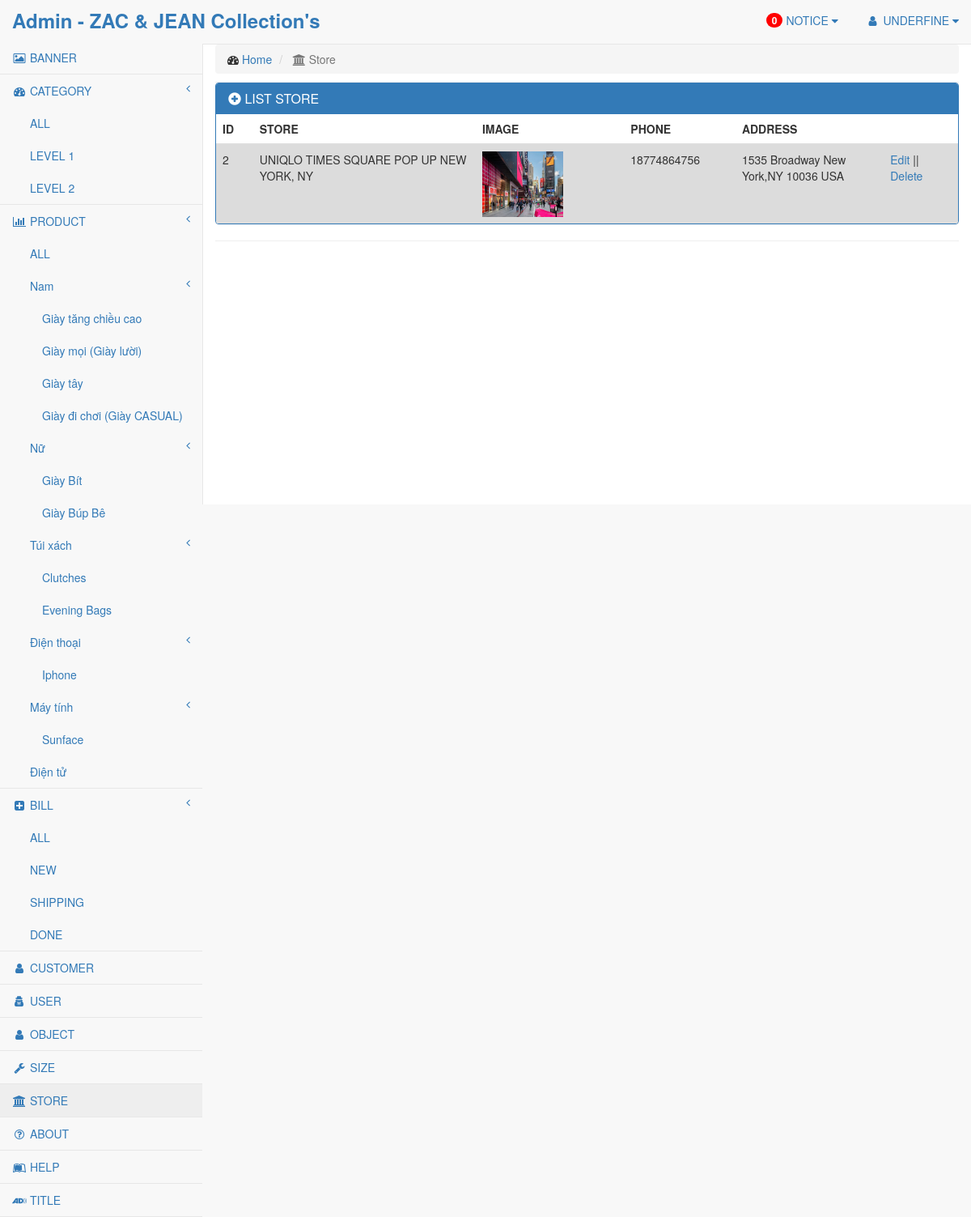
The app's page /admin/index.php?page=store with its own data.
### tables this page shows
CREATE TABLE `category` (
  `id_category` int(11) NOT NULL,
  `category` varchar(120) NOT NULL,
  `category_english` varchar(120) DEFAULT NULL,
  `image` varchar(120) NOT NULL,
  `is_display` int(11) NOT NULL,
  `level` int(11) NOT NULL
);

CREATE TABLE `store` (
  `id_store` int(11) NOT NULL,
  `store` varchar(120) NOT NULL,
  `image` text NOT NULL,
  `phone` varchar(20) NOT NULL,
  `address` text NOT NULL,
  `address_english` text,
  `time` text
);

### admin/index.php (the view, shortened to what the rows shown need)
<?php
include_once("../server/connect.php");
include_once("../server/common.php");
if (isset($_GET['page'])) {
    $page = $_GET['page'];
}
?>
<!DOCTYPE html>
<html lang="en">
    <head>
        <link href="https://maxcdn.bootstrapcdn.com/bootstrap/3.3.7/css/bootstrap.min.css" rel="stylesheet">
        <link href="https://gitcdn.github.io/bootstrap-toggle/2.2.2/css/bootstrap-toggle.min.css" rel="stylesheet">
        <link href="https://cdnjs.cloudflare.com/ajax/libs/metisMenu/2.7.0/metisMenu.min.css" rel="stylesheet">
        <link rel="stylesheet" href="assets/css/style-page-admin.css">
        <link href="https://maxcdn.bootstrapcdn.com/font-awesome/4.7.0/css/font-awesome.min.css" rel="stylesheet">
    </head>
    <body>
            <div id="wrapper">
                <nav class="navbar navbar-default navbar-static-top" role="navigation" style="margin-bottom: 0">
                    <div class="navbar-default sidebar" role="navigation">
                        <div class="sidebar-nav navbar-collapse">
                            <ul class="nav" id="side-menu">
                                <li>
                                    <ul class="nav nav-second-level">
                                        <?php
                                        $data = selectData("category", "level = 0", "*");
                                        for ($i = 0; $i < count($data); $i++) {
                                            $data_sub = selectData("category", "level = '" . $data[$i][0] . "'", "*");
                                            ?>
                                            <li>
                                                <a href="#"><span <?php echo count($data_sub) > 0 ? 'class="fa arrow"' : ''; ?>></span><?php echo $data[$i][1]; ?></a>
                                                <ul class="nav nav-third-level">
                                                    <?php
                                                    for ($j = 0; $j < count($data_sub); $j++) {
                                                        ?>
                                                        <li>
                                                            <a href="?page=product&category=<?php echo $data_sub[$j][0]; ?>"><?php echo $data_sub[$j][1]; ?></a>
                                                        </li>
                                                        <?php
                                                    }
                                                    ?>
                                                </ul>
                                            </li>
                                            <?php
                                        }
                                        ?>
                                    </ul>
                                </li>
                            </ul>
                        </div>
                    </div>
                </nav>
                <div id="page-wrapper">
                    <?php
                    $array_page = array('category', 'product', 'user', 'customer', 'home', 'bill', 'object', 'size', 'banner', 'store', 'about', 'help', 'title', 'sql');
                    if (in_array($page, $array_page)) {
                        include("page/$page.php");
                    }
                    ?>
                </div>
            </div>
    </body>
</html>

### admin/page/store.php (shortened to what the rows shown need)
<div class="row">
    <div class="col-md-12">
    <?php
        if ($act == 'add') {
            $store = addslashes($_POST['dk-store']);
            $hinhanh = $_FILES['dk-image']['name'];
            $phone = $_POST['dk-phone'];
            $address = $_POST['dk-address'];
            $address_english = $_POST['dk-address-english'];
            $time = $_POST['dk-time'];
            if (isset($_POST['btn-plus'])) {
                if (!$hinhanh || !$store || !$phone || !$address) {
                    $class_alert = "alert alert-danger";
                    $content_notice = "Please input fill info !";
                    modalInfo($class_alert, $content_notice);
                    ?>
                        <script>
                            $('#modalNotice').modal('show');
                            $(document).on('hide.bs.modal','#modalNotice', function () {
                                history.back();
                            });
                        </script>
                    <?php
                } else {
                    $type = pathinfo($_FILES['dk-image']['name'], PATHINFO_EXTENSION);
                    $typeFileAllow = array('png','jpg','jpeg', 'gif', 'png');
                    if ($hinhanh != NULL) {
                        if (in_array($type, $typeFileAllow)){
                            if ($_FILES['dk-image']['size'] > 1048576){
                                $class_alert = "alert alert-danger";
                                $content_notice = "File size > 1Mb !";
                                modalInfo($class_alert, $content_notice);
                                ?>
                                    <script>
                                        $('#modalNotice').modal('show');
                                    </script>
                                <?php
                            } else {
                                $path = "data/store/";
                                $tmp_name = $_FILES['dk-image']['tmp_name'];
                                $name = basename(md5($_FILES['dk-image']['name'].time()).".".$type);
                                $hinhanh = $path.$name;
                                move_uploaded_file($tmp_name,$hinhanh);
                                $insert_store = insertData("store", "store, image, phone, address, address_english, time", "'".$store."','".$hinhanh."','".$phone."','".$address."','".$address_english."','".$time."'");
                                if ($insert_store) {
                                    $class_alert = "alert alert-success";
                                    $content_notice = "Done !";
                                    modalInfo($class_alert, $content_notice);
                                    ?>
                                        <script>
                                            $('#modalNotice').modal('show');
                                            $(document).on('hide.bs.modal','#modalNotice', function () {
                                                parent.location = "?page=store";
                                            });
                                        </script>
                                    <?php
                                } else {
                                    $class_alert = "alert alert-danger";
                                    $content_notice = $mysqli->error;
                                    modalInfo($class_alert, $content_notice);
                                    ?>
                                        <script>
                                            $('#modalNotice').modal('show');
                                            $(document).on('hide.bs.modal','#modalNotice', function () {
                                                history.back();
                                            });
                                        </script>
                                    <?php
                                }
                            }
                        } else {
                            $class_alert = "alert alert-danger";
                            $content_notice = "File not apply !";
                            modalInfo($class_alert, $content_notice);
                            ?>
                                <script>
                                    $('#modalNotice').modal('show');
                                </script>
                            <?php
                        }
                    }
                }
            }
            echo '
                <div class="panel panel-primary filterable">
                    <div class="panel-heading">
                        <h3 class="panel-title">STORE</h3>
                    </div>
                    <div>
                        <form role="form" method="POST" class="form-horizontal" enctype="multipart/form-data">
                            <div class="tab-pane info-register fade in active">
                                <div class="form-group">
                                    <label class="control-label col-sm-2" for="dk-store">Store :</label>
                                    <div class="col-sm-8">
                                        <input type="text" class="form-control required" name="dk-store" placeholder="">
                                    </div>
                                </div>
                                <div class="form-group">
                                    <label class="control-label col-sm-2" for="dk-image">Image :</label>
                                    <div class="col-sm-8">
                                        <input type="file" name="dk-image" id="dk-image" />
                                    </div>
                                </div>
                                <div class="form-group">
                                    <label class="control-label col-sm-2" for="dk-phone">Phone :</label>
                                    <div class="col-sm-8">
                                        <input type="text" class="form-control" name="dk-phone" placeholder="">
                                    </div>
                                </div>
                                <div class="form-group">
                                    <label class="control-label col-sm-2" for="dk-address">Address (VN) :</label>
                                    <div class="col-sm-8">
                                        <textarea name="dk-address" style="height: 100px; "></textarea>
                                    </div>
                                </div>
                                <div class="form-group">
                                    <label class="control-label col-sm-2" for="dk-address-english">Address (ENG) :</label>
                                    <div class="col-sm-8">
                                        <textarea name="dk-address-english" style="height: 100px; "></textarea>
                                    </div>
                                </div>
                                <div class="form-group">
                                    <label class="control-label col-sm-2" for="dk-time">Time :</label>
                                    <div class="col-sm-8">
                                        <textarea name="dk-time" style="height: 300px; "></textarea>
                                    </div>
                                </div>
                                <div class="form-group">
                                    <label class="control-label col-sm-2" for="dk-save"></label>
                                    <div class="col-sm-5">
                                        <button type="submit" name="btn-plus" class="btn btn-primary">Save</button>
                                    </div>
                                </div>
                            </div>
                        </form>
                    </div>
                </div>
                <hr class="hr-no-margin">
            ';
        } else {
            ?>
            <div class="panel panel-primary filterable">
                <table class="table">
                    <thead>
                        <tr class="tr-title">
                            <th style="width: 5%">ID</th>
                            <th style="width: 30%">STORE</th>
                            <th style="width: 20%">IMAGE</th>
                            <th style="width: 15%">PHONE</th>
                            <th style="width: 20%">ADDRESS</th>
                            <th style="width: 10%"></th>
                        </tr>
                    </thead>
                    <tbody>
                        <?php
                            $data =  selectData("store", "1=1", "*");
                            for ($i = 0; $i < count($data); $i++) {
                                ?>
                                <tr class="<?php echo $i % 2 == 0 ? 'row-chan' : 'row-le' ?>">
                                    <td><?php echo $data[$i][0] ?></td>
                                    <td><?php echo $data[$i][1] ?></td>
                                    <td><img class="image-banner" src="<?php echo $data[$i][2]; ?>"></td>
                                    <td><?php echo $data[$i][3] ?></td>
                                    <td><?php echo $data[$i][4] ?></td>
                                    <td><a href="index.php?page=store&act=edit&id=<?php echo $data[$i][0]; ?>">Edit</a> ||
                                        <a href="index.php?page=store&act=del&id=<?php echo $data[$i][0]; ?>">Delete</a></td>
                                </tr>
                                <?php
                            }
                        ?>
                    </tbody>
                </table>
            </div>
            <?php
        }
    ?>
    </div>
</div>

### records on screen
category: category "Nam"
category: category "Giày tăng chiều cao"
category: category "Giày mọi (Giày lười)"
category: category "Giày tây"
category: category "Giày đi chơi (Giày CASUAL)"
category: category "Nữ"
category: category "Giày Bít"
category: category "Giày Búp Bê"
category: category "Túi xách"
category: category "Clutches"
category: category "Evening Bags"
category: category "Điện thoại"
category: category "Iphone"
category: category "Máy tính"
category: category "Sunface"
category: category "Điện tử"
store: id_store "2", store "UNIQLO TIMES SQUARE POP UP NEW YORK, NY", image (picture), phone "18774864756", address "1535 Broadway New York,NY 10036 USA"

### other values on screen
count($data) "0"
